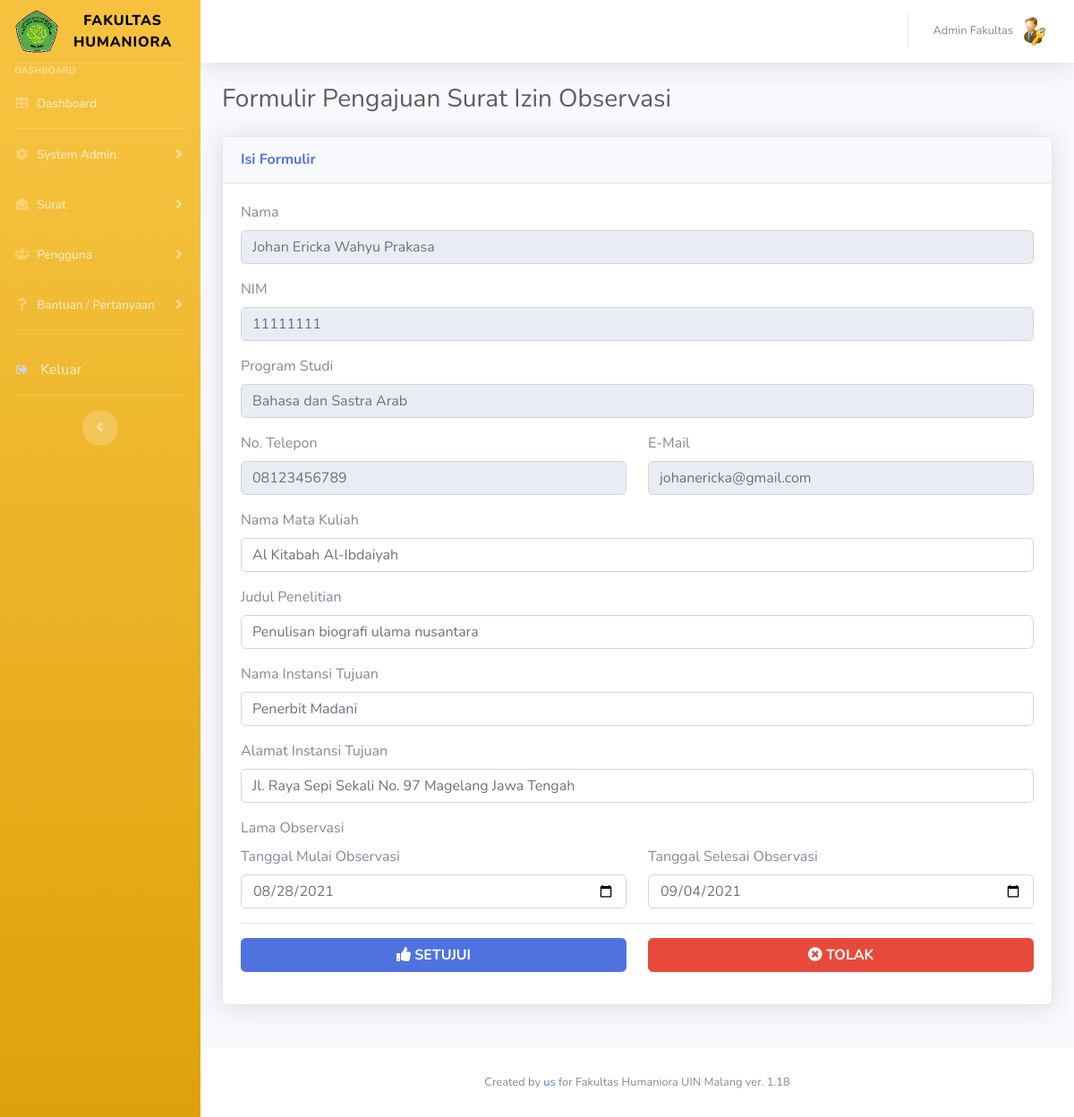
Screenshot of /admin/observasiindividu-tampil.php?nodata=2 (signed in) with the database file from the repository.
### tables this page shows
CREATE TABLE IF NOT EXISTS `observasi` (
  `nodata` int(11) NOT NULL AUTO_INCREMENT,
  `tglpengajuan` varchar(20) DEFAULT NULL,
  `prodi` varchar(50) DEFAULT NULL,
  `nim` varchar(20) DEFAULT NULL,
  `nama` varchar(50) DEFAULT NULL,
  `nohp` varchar(20) DEFAULT NULL,
  `email` varchar(50) DEFAULT NULL,
  `namamk` varchar(100) DEFAULT NULL,
  `judul` varchar(200) DEFAULT NULL,
  `namainstansi` varchar(100) DEFAULT NULL,
  `alamatinstansi` varchar(200) DEFAULT NULL,
  `tglmulai` varchar(20) DEFAULT NULL,
  `tglselesai` varchar(20) DEFAULT NULL,
  `verifikator` varchar(50) DEFAULT NULL,
  `verifikasi` tinyint(4) DEFAULT '0',
  `tglverifikasi` varchar(20) DEFAULT NULL,
  `keterangan` varchar(100) DEFAULT NULL,
  `statussurat` tinyint(4) DEFAULT NULL,
  KEY `Index 1` (`nodata`) USING BTREE
);

### admin/observasiindividu-tampil.php (the view, shortened to what this page needs)
<!DOCTYPE html>
<html lang="en">
<?php
require '../assets/myfunc.php';
$nodata = mysqli_real_escape_string($conn, $_GET['nodata']);
?>
<head>
    <link href="../vendor/fontawesome-free/css/all.min.css" rel="stylesheet" type="text/css">
    <link href="../css/sb-admin-2.min.css" rel="stylesheet">
</head>
<body id="page-top">
    <div id="wrapper">
        <?php
        require "../assets/sidebar.php";
        ?>
        <div id="content-wrapper" class="d-flex flex-column">
            <div id="content">
                <?php
                require "../assets/topbar.php";
                ?>
                <div class="container-fluid">
                    <div class="d-sm-flex align-items-center justify-content-between mb-4">
                        <h1 class="h3 mb-0 text-gray-800">Formulir Pengajuan Surat Izin Observasi</h1>
                    </div>
                    <div class="row">
                        <div class="col-lg-12 mb-4">
                            <?php
                            $qsurat = mysqli_query($conn, "SELECT * FROM observasi WHERE nodata='$nodata'");
                            $dsurat = mysqli_fetch_array($qsurat);
                            $nama = $dsurat['nama'];
                            $nim = $dsurat['nim'];
                            $prodi = $dsurat['prodi'];
                            $nohp = $dsurat['nohp'];
                            $email = $dsurat['email'];
                            $namamk = $dsurat['namamk'];
                            $judul = $dsurat['judul'];
                            $namainstansi = $dsurat['namainstansi'];
                            $alamatinstansi = $dsurat['alamatinstansi'];
                            $tglmulai = $dsurat['tglmulai'];
                            $tglselesai = $dsurat['tglselesai'];
                            ?>
                            <div class="card shadow mb-4">
                                <div class="card-header py-3">
                                    <h6 class="m-0 font-weight-bold text-primary">Isi Formulir</h6>
                                </div>
                                <div class="card-body">
                                    <form class="user" method="POST" action="observasiindividu-setujui.php">
                                        <div class="form-group">
                                            <label>Nama</label>
                                            <input type="text" class="form-control " name="nama" id="nama" value="<?= $nama; ?>" readonly>
                                        </div>
                                        <div class="form-group">
                                            <label>NIM</label>
                                            <input type="text" class="form-control " name="nim" id="nim" value="<?= $nim; ?>" readonly>
                                        </div>
                                        <div class="form-group">
                                            <label>Program Studi</label>
                                            <input type="text" class="form-control " name="prodi" id="prodi" value="<?= $prodi; ?>" readonly>
                                        </div>
                                        <div class="form-group row">
                                            <div class="col-sm-6 mb-3 mb-sm-0">
                                                <label>No. Telepon</label>
                                                <input type="number" class="form-control " name="nohp" id="nohp" value="<?= $nohp; ?>" readonly>
                                            </div>
                                            <div class="col-sm-6">
                                                <label>E-Mail</label>
                                                <input type="email" class="form-control " name="email" id="email" value="<?= $email; ?>" readonly>
                                            </div>
                                        </div>
                                        <div class="form-group">
                                            <label>Nama Mata Kuliah</label>
                                            <input type="text" class="form-control " name="namamk" id="namamk" value="<?= $namamk; ?>">
                                        </div>
                                        <div class="form-group">
                                            <label>Judul Penelitian</label>
                                            <input type="text" class="form-control " name="judul" id="judul" value="<?= $judul; ?>">
                                        </div>
                                        <div class="form-group">
                                            <label>Nama Instansi Tujuan</label>
                                            <input type="text" class="form-control " name="namainstansi" id="namainstansi" value="<?= $namainstansi; ?>">
                                        </div>
                                        <div class="form-group">
                                            <label>Alamat Instansi Tujuan</label>
                                            <input type="text" class="form-control " name="alamatinstansi" id="alamatinstansi" value="<?= $alamatinstansi; ?>">
                                        </div>
                                        <label>Lama Observasi</label>
                                        <div class="form-group row">
                                            <div class="col-sm-6 mb-3 mb-sm-0">
                                                <label>Tanggal Mulai Observasi</label>
                                                <input type="date" class="form-control " name="tglmulai" id="tglmulai" value="<?= $tglmulai; ?>">
                                            </div>
                                            <div class="col-sm-6">
                                                <label>Tanggal Selesai Observasi</label>
                                                <input type="date" class="form-control " name="tglselesai" id="tglselesai" value="<?= $tglselesai; ?>">
                                            </div>
                                        </div>
                                        <hr />
                                        <div class="form-group row">
                                            <div class="col-sm-6">
                                                <button type="submit" onclick="return confirm('Apakah anda yakin ?')" class="btn btn-primary btn-block">
                                                    <i class="fas fa-thumbs-up"></i><b> SETUJUI</b>
                                                </button>
                                            </div>
                                            <div class="col-sm-6">
                                                <a href="#" class="btn btn-danger btn-block" data-toggle="modal" data-target="#tolakModal">
                                                    <i class="fas fa-times-circle"></i><b> TOLAK</b>
                                                </a>
                                            </div>
                                        </div>
                                    </form>
                                </div>
                            </div>
                        </div>
                    </div>
                </div>
            </div>
            <?php
            require "../assets/footer.php";
            ?>
        </div>
    </div>
</body>
</html>

### rows the page displays
observasi: nama "Johan Ericka Wahyu Prakasa", nim "11111111", prodi "Bahasa dan Sastra Arab", nohp "08123456789", email "johanericka@gmail.com", namamk "Al Kitabah Al-Ibdaiyah", judul "Penulisan biografi ulama nusantara", namainstansi "Penerbit Madani", alamatinstansi "Jl. Raya Sepi Sekali No. 97 Magelang Jawa Tengah", tglmulai "08/28/2021", tglselesai "09/04/2021"

### other values shown
$nama "Admin Fakultas"
